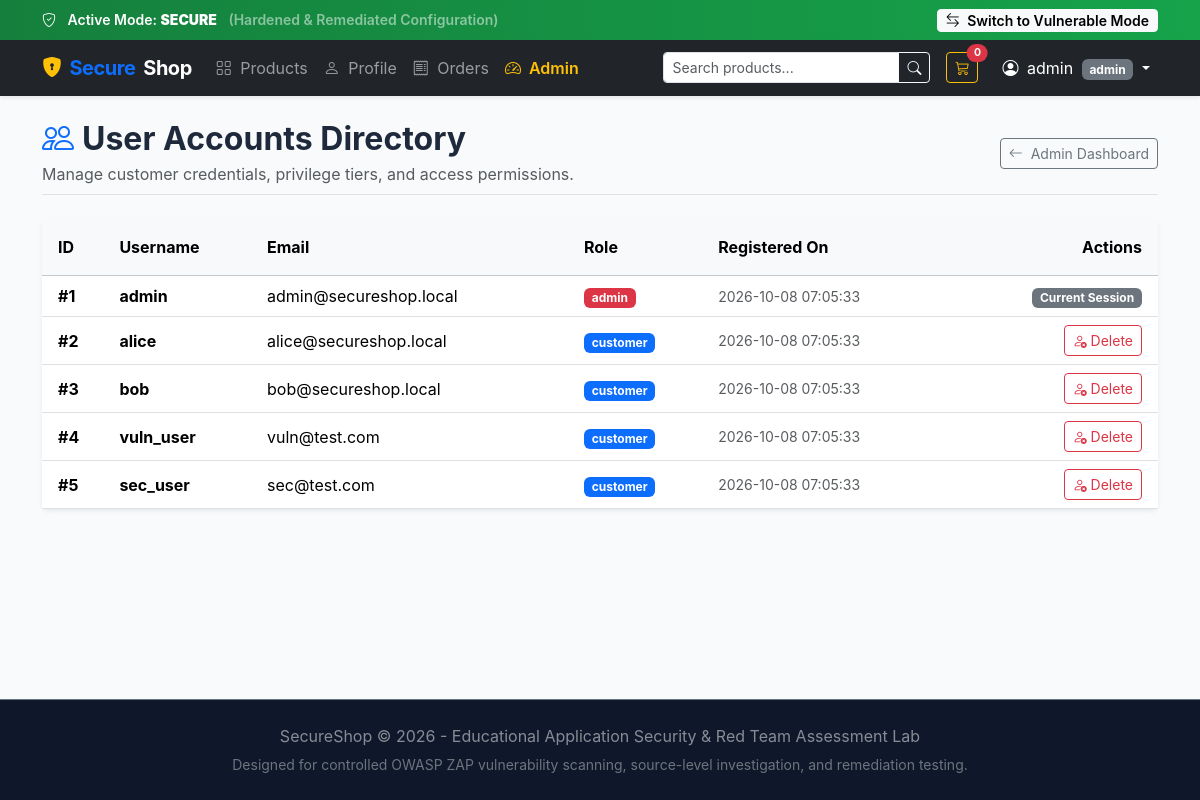
Page /admin/users (signed in) on the committed database.
### tables this page shows
CREATE TABLE users (
    id INTEGER PRIMARY KEY AUTOINCREMENT,
    username TEXT UNIQUE NOT NULL,
    email TEXT UNIQUE NOT NULL,
    password TEXT NOT NULL,
    password_algo TEXT NOT NULL DEFAULT 'plaintext',
    role TEXT NOT NULL DEFAULT 'customer',
    bio TEXT DEFAULT '',
    created_at TIMESTAMP DEFAULT CURRENT_TIMESTAMP
);

### fixed/app.py (the view)
@admin_bp.route("/users")
def users():
    authorized, resp = check_admin_secure()
    if not authorized:
        return resp
    conn = get_db_connection()
    cursor = conn.cursor()
    cursor.execute("SELECT id, username, email, role, created_at FROM users ORDER BY id ASC")
    all_users = cursor.fetchall()
    conn.close()
    return render_template("admin_users.html", users=all_users)

### fixed/app.py (called while the page is built)
@app.context_processor
def inject_globals():
    cart = session.get("cart", {})
    total_items = sum(cart.values()) if isinstance(cart, dict) else 0
    return {
        "current_mode": "secure",
        "cart_count": total_items
    }

@app.after_request
def apply_security_headers(response):
    response.headers["X-Frame-Options"] = "DENY"
    response.headers["X-Content-Type-Options"] = "nosniff"
    response.headers["Content-Security-Policy"] = (
        "default-src 'self'; "
        "style-src 'self' 'unsafe-inline' https://cdn.jsdelivr.net; "
        "script-src 'self' https://cdn.jsdelivr.net; "
        "font-src 'self' https://cdn.jsdelivr.net; "
        "img-src 'self' data: https:;"
    )
    response.headers["Referrer-Policy"] = "strict-origin-when-cross-origin"
    response.headers["Permissions-Policy"] = "geolocation=(), microphone=(), camera=()"
    response.headers["Server"] = "SecureShop-Production"
    return response

def check_admin_secure():
    if "user_id" not in session:
        flash("Authentication required to access admin area.", "warning")
        return False, redirect(url_for("admin.admin_login"))
    if session.get("role") != "admin":
        logger.warning(
            f"[SECURITY INCIDENT] Unauthorized admin portal access attempt by User #{session.get('user_id')} (role={session.get('role')})"
        )
        flash("Access Denied: Administrative privileges required.", "danger")
        abort(403)
    return True, None

### fixed/database.py (called while the page is built)
def get_db_connection():
    conn = sqlite3.connect(DB_PATH)
    conn.row_factory = sqlite3.Row
    return conn

### fixed/templates/admin_users.html (shortened to what this page needs)
{% extends "base.html" %}
{% block content %}
<div class="d-flex justify-content-between align-items-center mb-4 pb-2 border-bottom">
    <div>
        <h2 class="fw-bold mb-1"><i class="bi bi-people text-primary me-2"></i>User Accounts Directory</h2>
        <p class="text-muted mb-0">Manage customer credentials, privilege tiers, and access permissions.</p>
    </div>
    <div>
        <a href="{{ url_for('admin.dashboard') }}" class="btn btn-outline-secondary btn-sm">
            <i class="bi bi-arrow-left me-1"></i> Admin Dashboard
        </a>
    </div>
</div>
<div class="card shadow-sm border-0">
    <div class="table-responsive">
        <table class="table table-hover align-middle mb-0">
            <thead class="table-light">
                <tr>
                    <th class="ps-3 py-3">ID</th>
                    <th class="py-3">Username</th>
                    <th class="py-3">Email</th>
                    <th class="py-3">Role</th>
                    <th class="py-3">Registered On</th>
                    <th class="py-3 text-end pe-3">Actions</th>
                </tr>
            </thead>
            <tbody>
                {% for u in users %}
                <tr>
                    <td class="ps-3 fw-bold">#{{ u.id }}</td>
                    <td><strong>{{ u.username }}</strong></td>
                    <td>{{ u.email }}</td>
                    <td>
                        <span class="badge {{ 'bg-danger' if u.role == 'admin' else 'bg-primary' }}">
                            {{ u.role }}
                        </span>
                    </td>
                    <td class="small text-muted">{{ u.created_at }}</td>
                    <td class="text-end pe-3">
                        {% if u.id != session.get('user_id') %}
                            <a href="{{ url_for('admin.delete_user', user_id=u.id) }}" class="btn btn-sm btn-outline-danger btn-delete-confirm" data-name="user account {{ u.username }}">
                                <i class="bi bi-person-x"></i> Delete
                            </a>
                        {% else %}
                            <span class="badge bg-secondary">Current Session</span>
                        {% endif %}
                    </td>
                </tr>
                {% endfor %}
            </tbody>
        </table>
    </div>
</div>
{% endblock %}

### fixed/static/css/style.css (style rules this page uses)
:root { --primary-color: #2563eb; --primary-hover: #1d4ed8; --dark-bg: #0f172a; --card-bg: #ffffff; --text-main: #1e293b; --vuln-badge: #dc2626; --secure-badge: #16a34a; }
body { background-color: #f8fafc; color: var(--text-main); font-family: -apple-system, BlinkMacSystemFont, "Segoe UI", Roboto, "Helvetica Neue", Arial, sans-serif; min-height: 100vh; display: flex; flex-direction: column; }

### rows in the picture
users: id "1", username "admin", email "admin@secureshop.local", role "admin", created_at "2026-10-08 07:05:33", shows "Current Session"
users: id "2", username "alice", email "alice@secureshop.local", role "customer", created_at "2026-10-08 07:05:33"
users: id "3", username "bob", email "bob@secureshop.local", role "customer", created_at "2026-10-08 07:05:33"
users: id "4", username "vuln_user", email "vuln@test.com", role "customer", created_at "2026-10-08 07:05:33"
users: id "5", username "sec_user", email "sec@test.com", role "customer", created_at "2026-10-08 07:05:33"

### other values in the picture
{{ current_mode.upper() }} "SECURE"
{{ "Secure Mode" if current_mode == "vulnerable" else "Vulnerable Mode" }} "Vulnerable Mode"
{{ session.get('username') }} "admin"
{{ session.get('role') }} "admin"
